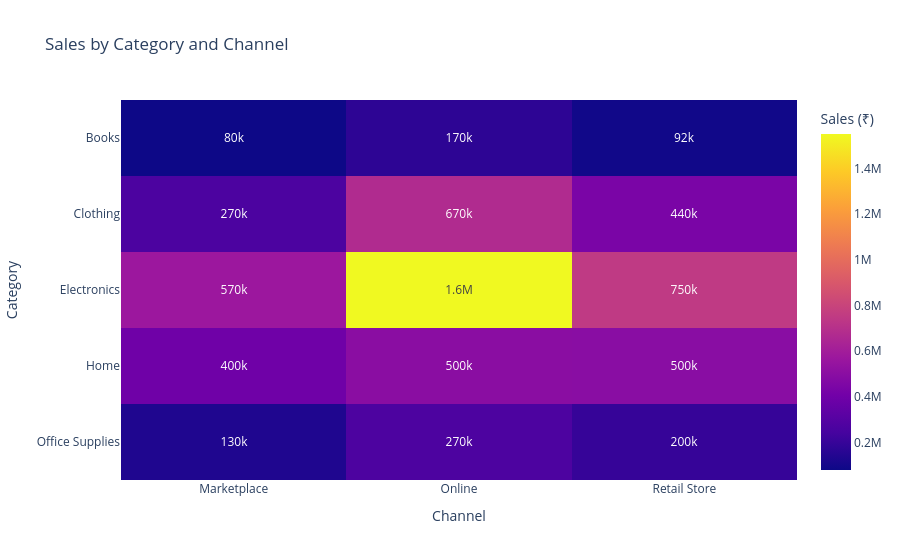
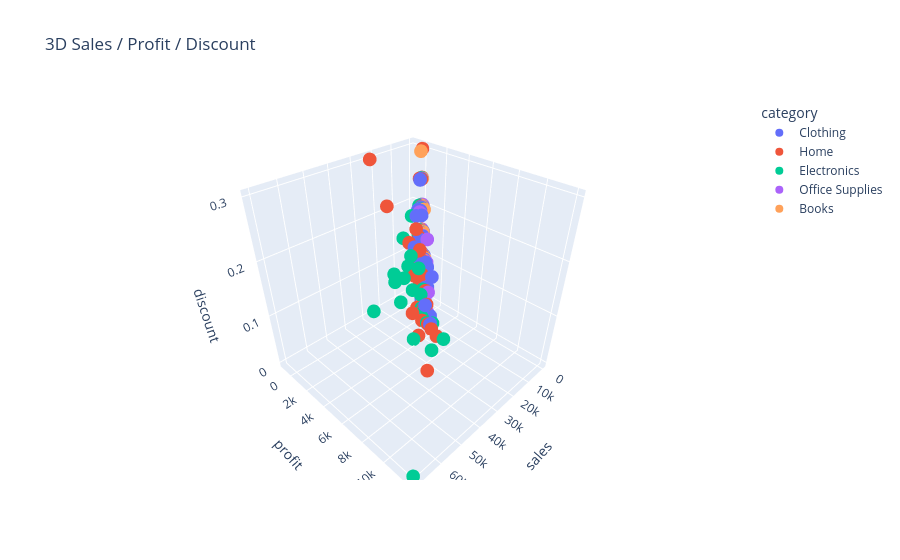

Notebook code for these charts, in order:
### Markdown cell above
## 7. Plotly: heatmap and 3D scatter

3D charts are useful for exploration but can be harder to read accurately than 2D charts. Use them only when the third dimension adds real value.

### Code cell
pivot = df.pivot_table(index="category", columns="channel", values="sales", aggfunc="sum", fill_value=0)
px.imshow(pivot, text_auto=".2s", aspect="auto", title="Sales by Category and Channel", labels={"x": "Channel", "y": "Category", "color": "Sales (₹)"}).show()

three_d = df.sample(min(400, len(df)), random_state=6)
px.scatter_3d(three_d, x="sales", y="profit", z="discount", color="category", hover_data=["order_id", "region"], title="3D Sales / Profit / Discount").show()
